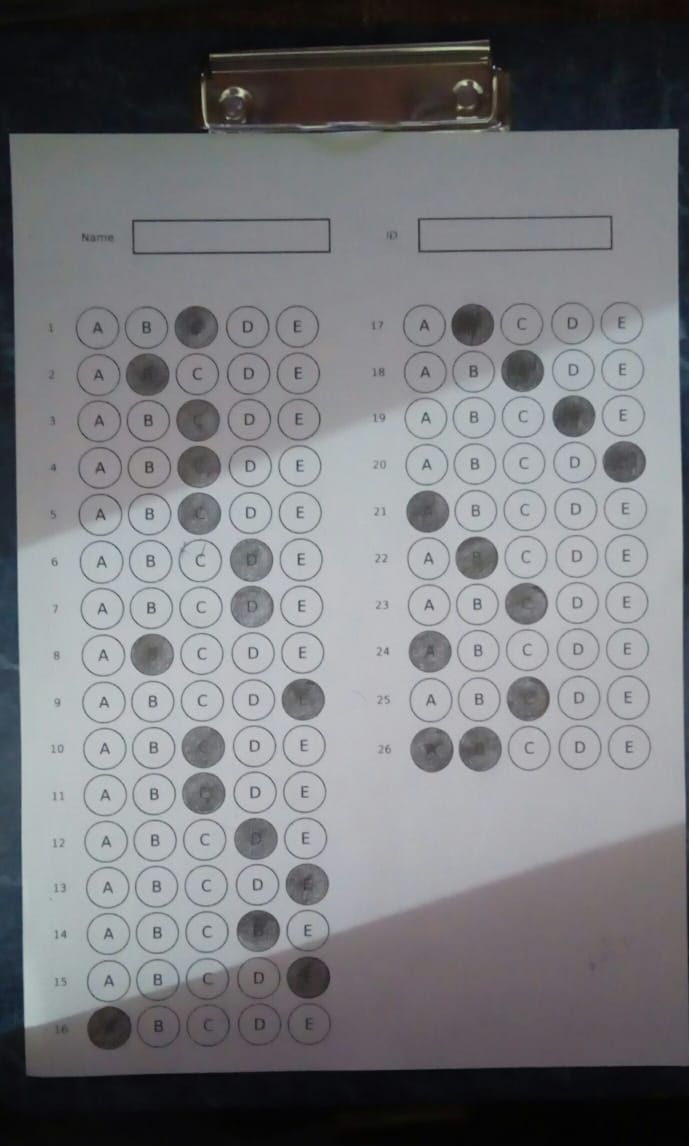
#> input picture BubbleSheet/dataset/Input/CameraFiveFar0delete.jpeg, 689 x 1146 px, found by its file name; its folder holds only this picture in this run
$ python bubbleScript.py
#> lines starting #> are read from the running program, lines starting #| are printed output that depends on the picture; after the words box and inside, x2 and y2 are one past the last pixel; in counts of white or black regions, pixels touching at a corner belong together
### BubbleSheet/utils/commonfunctions.py


import skimage.io as io
import matplotlib.pyplot as plt
import numpy as np
from skimage.exposure import histogram
from matplotlib.pyplot import bar
from skimage.color import rgb2gray, rgb2hsv

# Convolution:
from scipy.signal import convolve2d
from scipy import fftpack
import math

from skimage.util import random_noise
from skimage.filters import median
from skimage.feature import canny

import cv2 as cv
# Edges
from skimage.filters import sobel_h, sobel, sobel_v, roberts, prewitt

# Show the figures / plots inside the notebook


# [33 lines left out: functions show_images, showHist, gaussianFilter, not called in this run]

def cannyEdge(img,sigma=1,thres1=100,thres2=200):
    #     edges = abs(canny(img,sigma = sigma))
    #     img = (img*255).astype(np.uint8)
    edges = cv.Canny(img,thres1,thres2,L2gradient = True)
    return edges

# [4 lines left out: function adaptiveThresholding, not called in this run]


def closing(img, kernel):
    closing = cv.morphologyEx(img, cv.MORPH_CLOSE, kernel)
    return closing


def opening(img, kernel):
    closing = cv.morphologyEx(img, cv.MORPH_OPEN, kernel)
    return closing

def dilate(img, kernel):
    closing = cv.dilate(img, kernel, iterations=1)
    return closing

def erode(img, kernel):
    closing = cv.erode(img, kernel, iterations=1)
    return closing

### BubbleSheet/OCR.py
# import from skimage
from skimage.color import rgb2gray
from skimage.filters import sobel, sobel_h, sobel_v, prewitt, roberts, gaussian
from skimage.feature import canny
import skimage.io as io
import cv2 as cv
import pytesseract
import pickle
import knn
from scipy.spatial import distance as dist

# import from matplotlib
import matplotlib.pyplot as plt

# import from numpy
import numpy as np

# import utils
from utils.commonfunctions import *

#import pandas
import pandas as pd

class OCR:
    def __init__(self, debug):
        self.debug = debug
    def run(self, white_img_contours_IDBox, img_cpy):
        return self.get_student_id_name(white_img_contours_IDBox, img_cpy)

    def get_student_id_name(self, white_img_contours_IDBox, img_cpy):
        boxes_dimensions = self.Extract_Boxes(
            white_img_contours_IDBox, img_cpy)
        boxes_croped_images = []
        boxes_dimensions = reversed(
            sorted(boxes_dimensions, key=lambda dimension: boxes_dimensions[0]))
        for dimension in boxes_dimensions:
            if self.debug:
                print("dimension = ", dimension)
            (x, y, w, h) = dimension
            boxes_croped_images.append(img_cpy[y:y+h, x:x+w])
        ###########################################
        blurredImg = cv.medianBlur(boxes_croped_images[1], 3)
        kernel = np.ones((3, 3))
        dilatedImg = erode(blurredImg, kernel)
        if self.debug:
            show_images([boxes_croped_images[1], blurredImg, dilatedImg])
        ###########################################
        segmented_dimensions, filtered_img = self.segment_ID(
            255 - 255*blurredImg)
        ###########################################
        cropped_digits = []
        i = 0
        for dimension in segmented_dimensions:
            (x, y, w, h) = dimension
            cropped_digits.append(filtered_img[y-1:y+h+1, x-1:x+w+1])
            #cv.imwrite(str(i)+".jpg", filtered_img[y-1:y+h+1, x-1:x+w+1])
            i += 1
        if self.debug:
            show_images(cropped_digits)
        ###########################################
        model = self.load_pickle()
        for i in range(len(cropped_digits)):
            cropped_digits[i] = cv.resize(cropped_digits[i], (200, 100))
            cropped_digits[i] = cv.resize(
                cropped_digits[i], None, fx=3, fy=3, interpolation=cv.INTER_CUBIC)
        student_id = ""
        if len(cropped_digits) != 0:
            image_fv = knn.images_to_feature_vectors(cropped_digits)
            labels = knn.classify(model, image_fv, 3)
            student_id = knn.mapChars(listOfChars=labels)
        return student_id, boxes_croped_images[0]

    def Extract_Boxes(self, img, img_cpy):
        kernel = np.ones((15, 15))
        erodedImg = erode(img, kernel)

        contours, hierarchy = cv.findContours(
            (255 - erodedImg*255).astype("uint8"), cv.RETR_EXTERNAL, cv.CHAIN_APPROX_NONE)
        white_img_large_contours = np.ones(img_cpy.shape)
        # computes the bounding box for the contour, and draws it on the frame,
        dimensions_contours = []
        sorted_contours = sorted(contours, key=cv.contourArea)
        for i in range(2):
            contour = sorted_contours[len(sorted_contours) - i - 1]
            (x, y, w, h) = cv.boundingRect(contour)
            dimensions_contours.append((x, y, w, h))
            cv.rectangle(white_img_large_contours,(x, y), (x+w, y+h), (0, 0, 0), 2)
        return dimensions_contours

    def segment_ID(self, img):
        img = cv.normalize(img, None, alpha=0, beta=255,norm_type=cv.NORM_MINMAX)
        res, img = cv.threshold(img, 64, 255, cv.THRESH_BINARY)
        # Fill everything that is the same color (black) as top-left corner with white
        cv.floodFill(img, None, (0, 0), 255)
        # Fill everything that is the same color (white) as top-left corner with black
        cv.floodFill(img, None, (0, 0), 0)
        contours, hierarchy = cv.findContours((img).astype(
            "uint8"), cv.RETR_EXTERNAL, cv.CHAIN_APPROX_NONE)
        contours = sorted(contours, key=lambda ctr: cv.boundingRect(ctr)[0])
        white_img_large_contours = np.ones(img.shape)
        dimensions_contours = []
        for contour in contours:
            (x, y, w, h) = cv.boundingRect(contour)
            if(w*h > 20):
                dimensions_contours.append((x, y, w, h))
                cv.rectangle(white_img_large_contours,
                             (x, y), (x+w, y+h), (0, 0, 0), 2)
        return dimensions_contours, img

    def load_pickle(self) -> dict:
        a_file = open("./BubbleSheet/data.pkl", "rb")
        model = pickle.load(a_file)
        return model

### BubbleSheet/bubbleScript.py
# import from skimage
from skimage.color import rgb2gray
from skimage.filters import sobel, sobel_h, sobel_v, prewitt, roberts, gaussian
from skimage.feature import canny
import skimage.io as io
import cv2 as cv
import pytesseract
import pickle
import knn
from scipy.spatial import distance as dist

# import from matplotlib
import matplotlib.pyplot as plt

# import from numpy
import numpy as np

# import utils
from utils.commonfunctions import *

#import pandas
import pandas as pd

import os
import shutil
from os import listdir
from os.path import isfile, join

import OCR

debug = False
# debug = True


class Bubble:
    def __init__(self, input_path, output_path, model_answer):
        self.input_path = input_path
        self.output_path = output_path
        self.model_answer = model_answer

    def run(self):
        # Define variables
        my_ocr = OCR.OCR(debug)

        # read image
        img = cv.imread(self.input_path, 0)
        ############################################
        # Apply canny edge detection
        cannyEdges = cannyEdge(img)
#> in cannyEdge, `edges = cv.Canny(img,thres1,thres2,L2gradient = True)`:
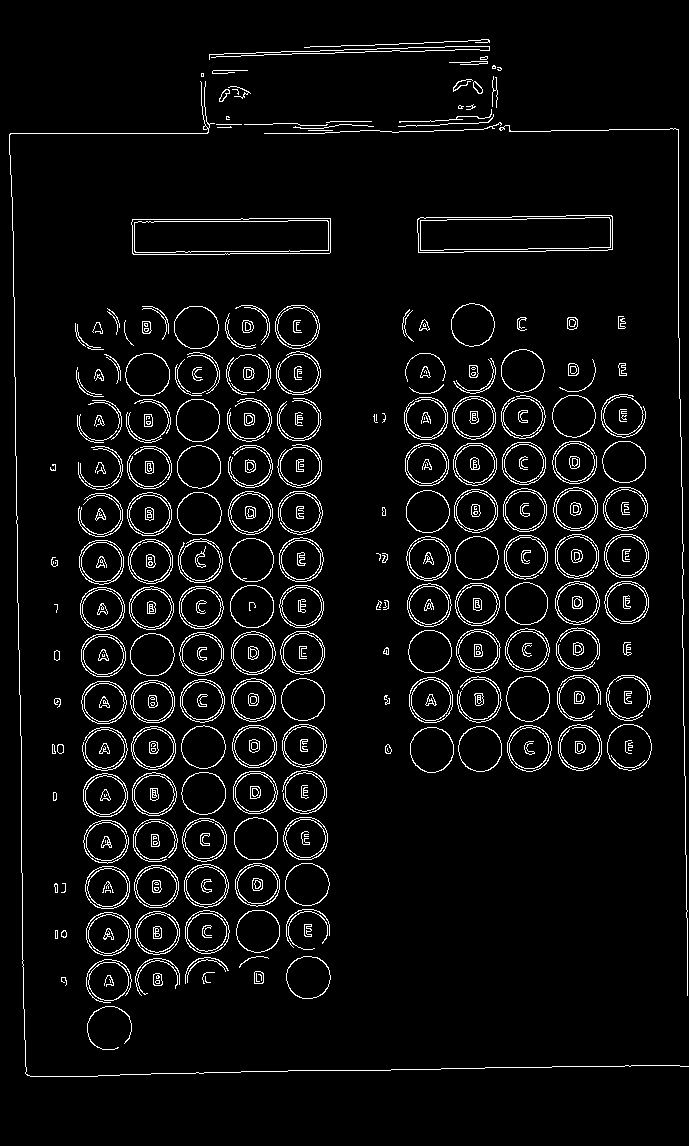
#> edges: shape (1146, 689); 5.2% white in thin lines or dots, all inside (x1, y1, x2, y2) = (9, 39, 689, 1077)
        # show_images([cannyEdges])
        ############################################
        # Apply adaptive threshold
        img_cpy = img.copy()
        img_cpy = cv.adaptiveThreshold(
            img_cpy, 255, cv.ADAPTIVE_THRESH_GAUSSIAN_C, cv.THRESH_BINARY, 59, 3)
        ############################################
        # Apply perspective transform
        transformedImg = self.apply_perspective_transform(
            cannyEdges, img, img_cpy)
        ############################################
        # use canny to detect edges
        cannyEdges = cannyEdge(transformedImg)
        # show_images([cannyEdges])
        ############################################
        img_cpy = transformedImg.copy()
        img_cpy = cv.adaptiveThreshold(
            img_cpy, 255, cv.ADAPTIVE_THRESH_GAUSSIAN_C, cv.THRESH_BINARY, 59, 3)
        # Get circles ,student id and name contours
        white_img_contours, white_img_contours_IDBox = self.get_circles_id_name_contours(
            img_cpy, cannyEdges, img)
        ###########################################
        # Get student id and name
        student_id, student_name = my_ocr.run(
            white_img_contours_IDBox, img_cpy)
        ###########################################
        kernel = np.ones((20, 20))
        erodedImg2 = erode(white_img_contours, kernel)

        kernel = np.ones((20, 20))
        dilatedImg = dilate(erodedImg2, kernel)

        kernel = np.ones((25, 25))
        erodedImg = erode(dilatedImg, kernel)
        #show_images([white_img_contours, dilatedImg, erodedImg, erodedImg2])
        ###########################################
        # Get all contours of the image
        dimensions_contours = self.get_contours_dimensions(erodedImg, img_cpy)
        ###########################################
        # Crop questions groups
        cropped_images = self.crop_groups(dimensions_contours, img_cpy)
        ###########################################
        # Crop answers from each group of questions
        contour_cropped_imgs, dimensions_cropped_imgs, contours_count = self.crop_answers(
            cropped_images)
        ###########################################
        # Get number of answers per question
        answer_count = self.get_number_of_answers_per_question(contours_count)
        ###########################################
        # Groups questions in groups with there answers
        groups_questions_answers = self.groups_questions(
            dimensions_cropped_imgs, cropped_images, answer_count)
        ###########################################
        # Group questions in groups and find answers
        questions_final_answers = self.get_student_answers(
            groups_questions_answers, answer_count)
        ###########################################
        # Write results to excel sheet
        self.write_excel(student_id, self.ocr(student_name),
                         questions_final_answers)
        ###########################################

    def get_circles_id_name_contours(self, img_cpy, cannyEdges, img):
        contours, hierarchy = cv.findContours(
            cannyEdges, cv.RETR_TREE, cv.CHAIN_APPROX_SIMPLE)

        white_img_contours = np.ones(img_cpy.shape)
        white_img_contours_IDBox = np.ones(img_cpy.shape)
        TwoBox = []
        all_id_boxs = []
        sorted_contours = sorted(contours, key=cv.contourArea)
        count_boxes = 0

        max_contour = max(contours, key=cv.contourArea)
        max_contour_area = cv.contourArea(max_contour)
        #print("max_contour_area = ", max_contour_area)
        for contour in sorted_contours:
            x, y, w, h = cv.boundingRect(contour)
            if w/h >= 0.8 and w/h <= 1.3 and (cannyEdges.shape[0] * cannyEdges.shape[1] * 0.01) > w*h:
                # print("here")
                cv.rectangle(white_img_contours, (x, y),
                             (round(x+1.1*w), round(y+1.7*h)), (0, 0, 0), -1)
        #         cv.fillPoly(white_img_contours, pts =[contour], color=(0,0,0))
            elif w/h > 3 and (cannyEdges.shape[0] * cannyEdges.shape[1] * 0.2) > w*h:
                cv.fillPoly(white_img_contours_IDBox, pts=[
                            contour], color=(0, 0, 0))
                all_id_boxs.append((x, y, w, h))
                if(count_boxes < 2):
                    TwoBox.append((x, y, w, h))
                count_boxes += 1
        TwoBox = all_id_boxs[0:2]
        #print(len(TwoBox), len(all_id_boxs))
        # cv.fillPoly(white_img_contours_IDBox, pts =[TwoBox[0]], color=(0,0,0))
        # cv.fillPoly(white_img_contours_IDBox, pts =[TwoBox[1]], color=(0,0,0))
        if debug:
            show_images([white_img_contours, cannyEdges,
                        img, white_img_contours_IDBox])
        return white_img_contours, white_img_contours_IDBox

    def apply_perspective_transform(self, cannyEdges, img, img_cpy):
        contours, hierarchy = cv.findContours(
            cannyEdges, cv.RETR_CCOMP, cv.CHAIN_APPROX_SIMPLE)
#> contours = 740 contours, 258 with area under 20; largest, box (x1, y1, x2, y2) and area: (131, 218, 331, 255) 6913, (131, 218, 331, 255) 6910, (417, 215, 613, 253) 6728, (417, 215, 613, 253) 6724, (134, 220, 329, 253) 5864

        sorted_contours = sorted(contours, key=cv.contourArea)
#> sorted_contours has the same summary as contours

        c = max(sorted_contours, key=cv.contourArea)
#> c = contour of 23 points, box (x1, y1, x2, y2) (131, 218, 331, 255), area 6913
        maxContourArea = cv.contourArea(c)
#> maxContourArea = 6913

        image_area = img.shape[0] * img.shape[1]
        min_valid_contour_area = maxContourArea
#> min_valid_contour_area = 6913
        final_contour = c
#> final_contour has the same summary as c
        for contour in sorted_contours:
            contour_area = cv.contourArea(contour)
            peri = cv.arcLength(contour, True)
            if contour_area > 0.4 * image_area and contour_area < min_valid_contour_area and len(cv.approxPolyDP(contour, 0.04 * peri, True)) == 4:
                min_valid_contour_area = contour_area
                final_contour = contour
#> this loop made 740 passes
#> (contour_area, peri) on passes 9, 10, 13: (0, 27.66), (0, 11.66), (0, 90.83)
#> after the loop, min_valid_contour_area = 6913
        c = final_contour
        maxContourArea = min_valid_contour_area
        transformedImg = img.copy()
        if(maxContourArea > 0.4 * img.shape[0] * img.shape[1]):
            # print("here")
            # limit contour to quadrilateral
            peri = cv.arcLength(c, True)
            corners = cv.approxPolyDP(c, 0.04 * peri, True)

            # draw quadrilateral on input image from detected corners
            result = img.copy()
            cv.polylines(result, [corners], True, (0, 0, 255), 2, cv.LINE_AA)

            #show_images([img, result])

            # print(corners)

            x_list = [corners[0][0][0], corners[1][0]
                      [0], corners[2][0][0], corners[3][0][0]]
            y_list = [corners[0][0][1], corners[1][0]
                      [1], corners[2][0][1], corners[3][0][1]]
            x_list = np.sort(x_list)
            y_list = np.sort(y_list)

            # print(corners)

            temp_corners = np.squeeze(corners)

            #print("temp_corners", temp_corners)

            temp_corners = sorted(temp_corners, key=lambda x: x[0])

            top_left = []
            top_right = []
            bottom_left = []
            bottom_right = []
            if temp_corners[0][1] < temp_corners[1][1]:
                top_left = temp_corners[0]
                top_right = temp_corners[1]
            else:
                top_left = temp_corners[1]
                top_right = temp_corners[0]

            if temp_corners[2][1] < temp_corners[3][1]:
                bottom_left = temp_corners[2]
                bottom_right = temp_corners[3]
            else:
                bottom_left = temp_corners[3]
                bottom_right = temp_corners[2]

            height = np.max([top_left[1], top_right[1], bottom_left[1], bottom_right[1]]) - \
                np.min([top_left[1], top_right[1],
                       bottom_left[1], bottom_right[1]])
            width = np.max([top_left[0], top_right[0], bottom_left[0], bottom_right[0]]) - \
                np.min([top_left[0], top_right[0],
                       bottom_left[0], bottom_right[0]])
            #print(width, height)
            oldPoints = np.float32(
                [top_left, bottom_left, top_right, bottom_right])
            newPoints = np.float32(
                [[0, 0], [width, 0], [0, height], [width, height]])
            transformationMatrix = cv.getPerspectiveTransform(
                oldPoints, newPoints)
            transformedImg = cv.warpPerspective(
                img, transformationMatrix, (width, height))
        if debug:
            show_images(images=[transformedImg])

        white_img_contours = np.ones(img_cpy.shape)

        for contour in sorted_contours:
            x, y, w, h = cv.boundingRect(contour)
            if w/h >= 0.7 and w/h <= 1.3 and cv.contourArea(contour) < 0.5 * img.shape[0]*img.shape[1]:
                cv.fillPoly(white_img_contours, pts=[contour], color=(0, 0, 0))
#> this loop made 740 passes
#> (x, y, w, h) on passes 4, 9, 10: (103, 652, 1, 1), (192, 391, 14, 3), (424, 370, 3, 4)
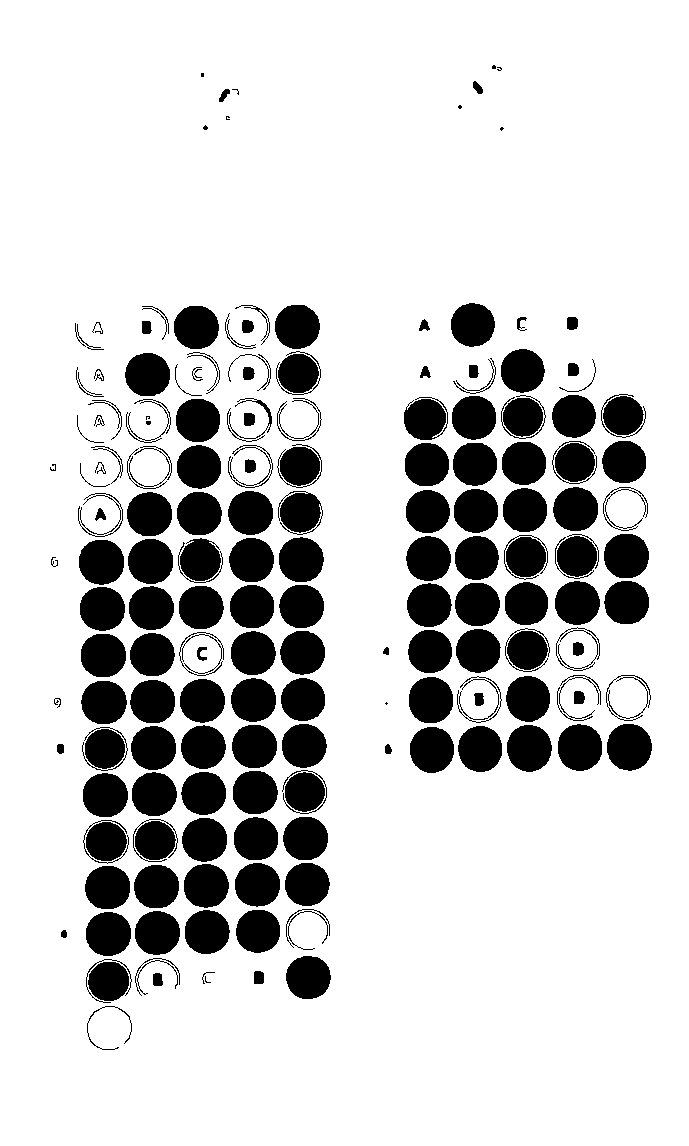
#> white_img_contours: shape (1146, 689) float64; values 0 (black) and 1 (white), 81.1% white; 192 black regions (12 under 20 px)
        return transformedImg

    # [174 lines left out: functions get_contours_dimensions, crop_groups, find_contours_to_rect, crop_answers, get_number_of_answers_per_question, groups_questions and 3 more, not called in this run]


if __name__ == "__main__":
    mypath = "./BubbleSheet/dataset/Input"
    onlyFiles = [f for f in listdir(mypath) if isfile(join(mypath, f))]
    for i in range(len(onlyFiles)):
        file = onlyFiles[i]
        print("Processed "+file+"...")
        bubble = Bubble(mypath+"/"+file,
                        "./BubbleSheet/answers.xlsx", "./BubbleSheet/five.txt")
        bubble.run()
#> in get_circles_id_name_contours, `sorted_contours = sorted(contours, key=cv.contourArea)`: sorted_contours has the same summary as contours in apply_perspective_transform
#> in get_circles_id_name_contours, `max_contour = max(contours, key=cv.contourArea)`: max_contour has the same summary as c in apply_perspective_transform
#> the loop in get_circles_id_name_contours, `for contour in sorted_contours:` made 740 passes
#> (contour, x, y, w, h) on passes 1, 2, 4: ([[105, 840], [105, 842]], 105, 840, 1, 3), ([[387, 748], [387, 750], [388, 751], [387, 750]], 387, 748, 2, 4), ([[303, 653], [305, 653]], 303, 653, 3, 1)
#> after the loop in Extract_Boxes, `for i in range(2):`:
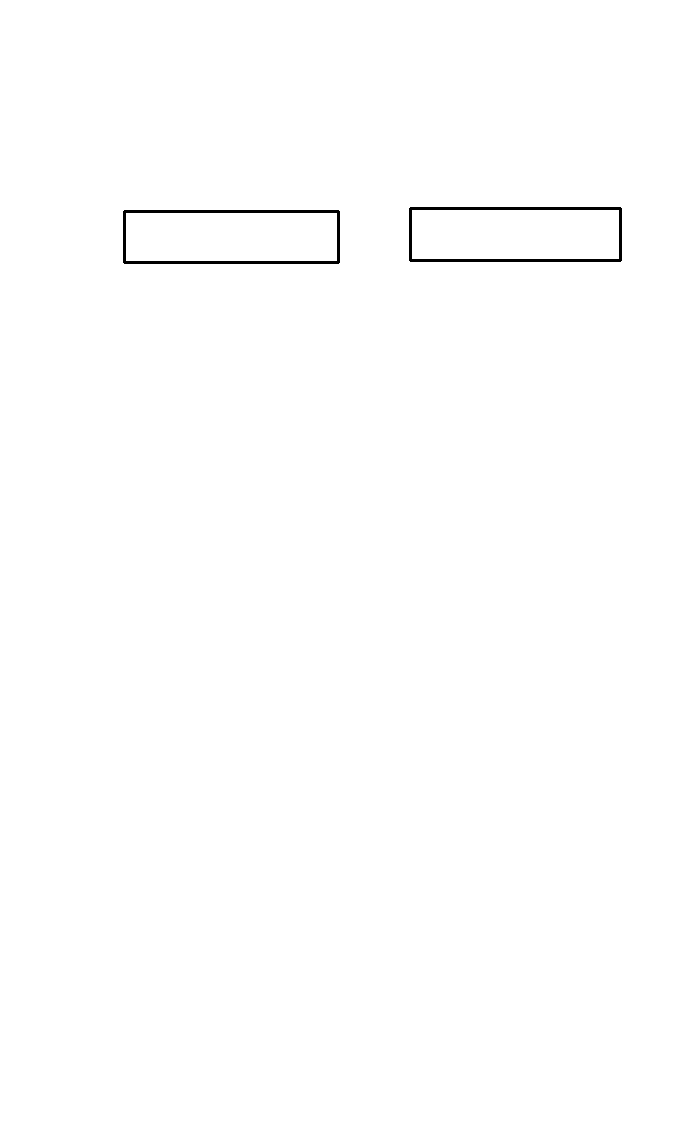
#> white_img_large_contours: shape (1146, 689) float64; values 0 (black) and 1 (white), 99.6% white; 2 black regions, box (x1, y1, x2, y2) and area: (123, 210, 340, 264) 1586, (409, 207, 622, 262) 1568
#> the loop in get_student_id_name, `for dimension in boxes_dimensions:` made 2 passes
#> dimension on passes 1 to 2: (410, 208, 210, 52), (124, 211, 214, 51)
#> in segment_ID, `cv.floodFill(img, None, (0, 0), 255)`:
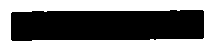
#> img: shape (51, 214); 49% white; 1 white region, box (x1, y1, x2, y2) and area: (0, 0, 214, 51) 5345
#> (the run stopped early here; a loop or call above may not have finished)
